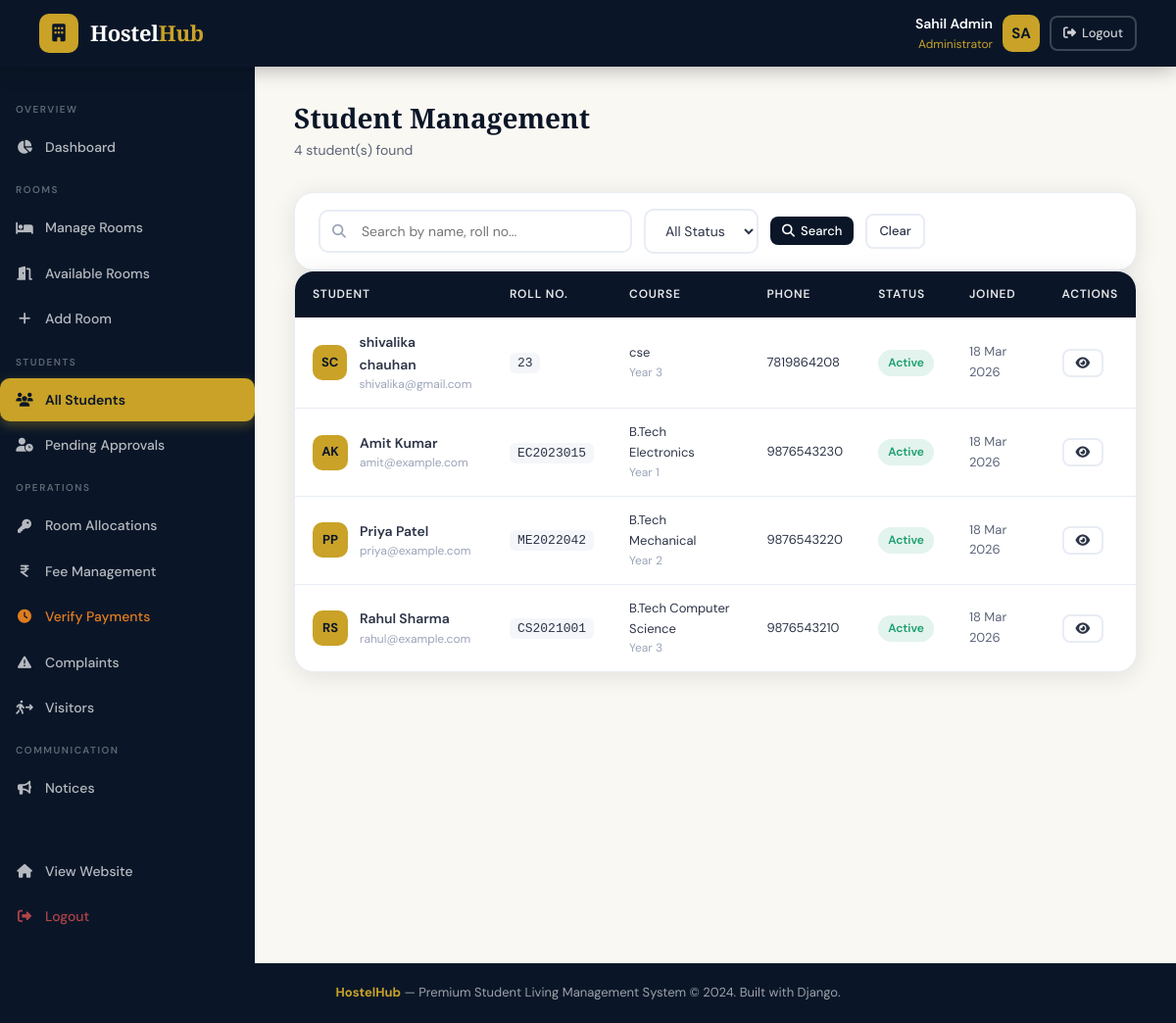
/admin-panel/students/ (signed in), run on the app's committed database.
### hostel_app/models.py (models this page shows, shortened)
class StudentProfile(models.Model):
    GENDER_CHOICES = [('M', 'Male'), ('F', 'Female'), ('O', 'Other')]
    STATUS_CHOICES = [('active', 'Active'), ('inactive', 'Inactive'), ('pending', 'Pending')]
    user = models.OneToOneField(User, on_delete=models.CASCADE, related_name='profile')
    roll_number = models.CharField(max_length=20, unique=True)
    phone = models.CharField(max_length=15)
    gender = models.CharField(max_length=1, choices=GENDER_CHOICES)
    date_of_birth = models.DateField(null=True, blank=True)
    address = models.TextField(blank=True)
    course = models.CharField(max_length=100, blank=True)
    year_of_study = models.IntegerField(default=1)
    guardian_name = models.CharField(max_length=100, blank=True)
    guardian_phone = models.CharField(max_length=15, blank=True)
    status = models.CharField(max_length=10, choices=STATUS_CHOICES, default='pending')
    profile_photo = models.ImageField(upload_to='profiles/', null=True, blank=True)
    created_at = models.DateTimeField(auto_now_add=True)

### hostel_app/views.py (the view, shortened to what this page needs)
# urls.py: path('admin-panel/students/', views.manage_students, name='manage_students'),
@login_required
@user_passes_test(is_admin)
def manage_students(request):
    students = StudentProfile.objects.select_related('user').all().order_by('-created_at')
    status_filter = request.GET.get('status', '')
    search = request.GET.get('search', '')
    if status_filter:
        students = students.filter(status=status_filter)
    return render(request, 'hostel_app/admin/students.html', {
        'students': students,
        'status_filter': status_filter,
        'search': search,
    })

### hostel_app/views.py (called while the page is built)
def is_admin(user):
    return user.is_staff or user.is_superuser

### hostel_app/templates/hostel_app/admin/students.html (shortened to what this page needs)
{% extends 'hostel_app/admin/base_admin.html' %}
{% block admin_content %}
<div class="page-header fade-in">
    <div>
        <div class="page-title">Student Management</div>
        <div class="page-subtitle">{{ students|length }} student(s) found</div>
    </div>
</div>
<div class="card mb-20 fade-in fade-in-delay-1">
    <div class="card-body" style="padding:16px 24px;">
        <form method="get" style="display:flex;gap:12px;flex-wrap:wrap;align-items:center;">
            <div class="search-box">
                <i class="fa-solid fa-search search-icon"></i>
                <input type="text" name="search" class="form-control" placeholder="Search by name, roll no..." value="{{ search }}">
            </div>
            <select name="status" class="form-control" style="width:auto;">
                <option value="">All Status</option>
            </select>
            <button type="submit" class="btn btn-primary btn-sm"><i class="fa-solid fa-search"></i> Search</button>
            <a href="{% url 'manage_students' %}" class="btn btn-outline btn-sm">Clear</a>
        </form>
    </div>
</div>
<div class="card fade-in fade-in-delay-2">
    <div class="table-wrapper">
        <table>
            <thead>
                <tr><th>Student</th><th>Roll No.</th><th>Course</th><th>Phone</th><th>Status</th><th>Joined</th><th>Actions</th></tr>
            </thead>
            <tbody>
                {% for student in students %}
                <tr>
                    <td>
                        <div style="display:flex;align-items:center;gap:12px;">
                            <div class="avatar" style="width:36px;height:36px;border-radius:10px;font-size:13px;">
                                {{ student.user.first_name|first|upper }}{{ student.user.last_name|first|upper }}
                            </div>
                            <div>
                                <div style="font-weight:600;font-size:14px;">{{ student.user.get_full_name }}</div>
                                <div style="font-size:12px;color:var(--gray-400);">{{ student.user.email }}</div>
                            </div>
                        </div>
                    </td>
                    <td><code style="background:var(--gray-100);padding:3px 8px;border-radius:6px;font-size:13px;">{{ student.roll_number }}</code></td>
                    <td>
                        <div style="font-size:13px;">{{ student.course }}</div>
                        <div style="font-size:12px;color:var(--gray-400);">Year {{ student.year_of_study }}</div>
                    </td>
                    <td style="font-size:13px;">{{ student.phone }}</td>
                    <td>
                        <span class="badge {% if student.status == 'active' %}badge-success{% elif student.status == 'pending' %}badge-warning{% else %}badge-gray{% endif %}">
                            {{ student.get_status_display }}
                        </span>
                    </td>
                    <td style="font-size:13px;color:var(--gray-600);">{{ student.created_at|date:"d M Y" }}</td>
                    <td>
                        <div style="display:flex;gap:8px;">
                            <a href="{% url 'student_detail' student.pk %}" class="btn btn-outline btn-sm" data-tooltip="View Details"><i class="fa-solid fa-eye"></i></a>
                        </div>
                    </td>
                </tr>
                {% endfor %}
            </tbody>
        </table>
    </div>
</div>
{% endblock %}

### hostel_app/templates/hostel_app/base.html (shortened to what this page needs)
<!DOCTYPE html>
<html lang="en">
<head>
    <link rel="stylesheet" href="https://cdnjs.cloudflare.com/ajax/libs/font-awesome/6.5.0/css/all.min.css">
</head>
<body>
<nav class="navbar">
    <a href="{% url 'home' %}" class="navbar-brand">
        <div class="brand-icon"><i class="fa-solid fa-building"></i></div>
        <span class="brand-text">Hostel<span>Hub</span></span>
    </a>
    {% if user.is_authenticated %}
        <div class="user-menu">
            <div class="user-info">
                <div class="user-name">{{ user.get_full_name|default:user.username }}</div>
                <div class="user-role">{% if user.is_staff %}Administrator{% else %}Student{% endif %}</div>
            </div>
            <div class="avatar">{{ user.first_name|first|upper }}{{ user.last_name|first|upper }}</div>
            <a href="{% url 'logout' %}" class="btn btn-outline btn-sm" style="border-color:rgba(255,255,255,0.2);color:rgba(255,255,255,0.8);">
                <i class="fa-solid fa-right-from-bracket"></i> Logout
            </a>
        </div>
    {% else %}
        <div class="navbar-actions">
            <a href="{% url 'login' %}" class="btn btn-outline btn-sm" style="border-color:rgba(255,255,255,0.25);color:rgba(255,255,255,0.8);">Login</a>
            <a href="{% url 'register' %}" class="btn btn-gold btn-sm">Register</a>
        </div>
    {% endif %}
</nav>
{% block body %}{% endblock %}
<footer>
    <strong>HostelHub</strong> — Premium Student Living Management System &copy; 2024. Built with Django.
</footer>
</body>
</html>

### data on the page
StudentProfile: user.first_name|first "S", user.last_name|first "C", user.get_full_name "shivalika chauhan", user.email "shivalika@gmail.com", roll_number "23", course "cse", year_of_study "3", phone "7819864208", status "Active", created_at "18 Mar 2026"
StudentProfile: user.first_name|first "A", user.last_name|first "K", user.get_full_name "Amit Kumar", user.email "amit@example.com", roll_number "EC2023015", course "B.Tech Electronics", year_of_study "1", phone "9876543230", status "Active", created_at "18 Mar 2026"
StudentProfile: user.first_name|first "P", user.last_name|first "P", user.get_full_name "Priya Patel", user.email "priya@example.com", roll_number "ME2022042", course "B.Tech Mechanical", year_of_study "2", phone "9876543220", status "Active", created_at "18 Mar 2026"
StudentProfile: user.first_name|first "R", user.last_name|first "S", user.get_full_name "Rahul Sharma", user.email "rahul@example.com", roll_number "CS2021001", course "B.Tech Computer Science", year_of_study "3", phone "9876543210", status "Active", created_at "18 Mar 2026"

### other printed values
{{ user.get_full_name|default:user.username }} "Sahil Admin"
{{ user.first_name|first|upper }} "S"
{{ user.last_name|first|upper }} "A"
{{ students|length }} "4"
